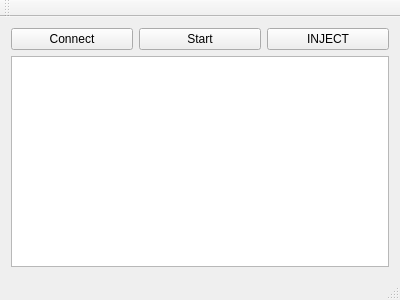
<?xml version="1.0" encoding="UTF-8"?>
<ui version="4.0">
 <class>MainWindow</class>
 <widget class="QMainWindow" name="MainWindow">
  <property name="geometry">
   <rect>
    <x>0</x>
    <y>0</y>
    <width>400</width>
    <height>300</height>
   </rect>
  </property>
  <property name="windowTitle">
   <string>MainWindow</string>
  </property>
  <widget class="QWidget" name="centralWidget">
   <layout class="QHBoxLayout" name="horizontalLayout">
    <item>
     <layout class="QVBoxLayout" name="verticalLayout">
      <item>
       <layout class="QHBoxLayout" name="horizontalLayout_2">
        <item>
         <widget class="QPushButton" name="pushButton_connect">
          <property name="text">
           <string>Connect</string>
          </property>
         </widget>
        </item>
        <item>
         <widget class="QPushButton" name="pushButton_start_stop">
          <property name="text">
           <string>Start</string>
          </property>
         </widget>
        </item>
        <item>
         <widget class="QPushButton" name="pushButton_inject">
          <property name="text">
           <string>INJECT</string>
          </property>
         </widget>
        </item>
       </layout>
      </item>
      <item>
       <widget class="QTextEdit" name="textEdit"/>
      </item>
     </layout>
    </item>
   </layout>
  </widget>
  <widget class="QMenuBar" name="menuBar">
   <property name="geometry">
    <rect>
     <x>0</x>
     <y>0</y>
     <width>400</width>
     <height>21</height>
    </rect>
   </property>
  </widget>
  <widget class="QToolBar" name="mainToolBar">
   <attribute name="toolBarArea">
    <enum>TopToolBarArea</enum>
   </attribute>
   <attribute name="toolBarBreak">
    <bool>false</bool>
   </attribute>
  </widget>
  <widget class="QStatusBar" name="statusBar"/>
 </widget>
 <layoutdefault spacing="6" margin="11"/>
 <resources/>
 <connections/>
</ui>
